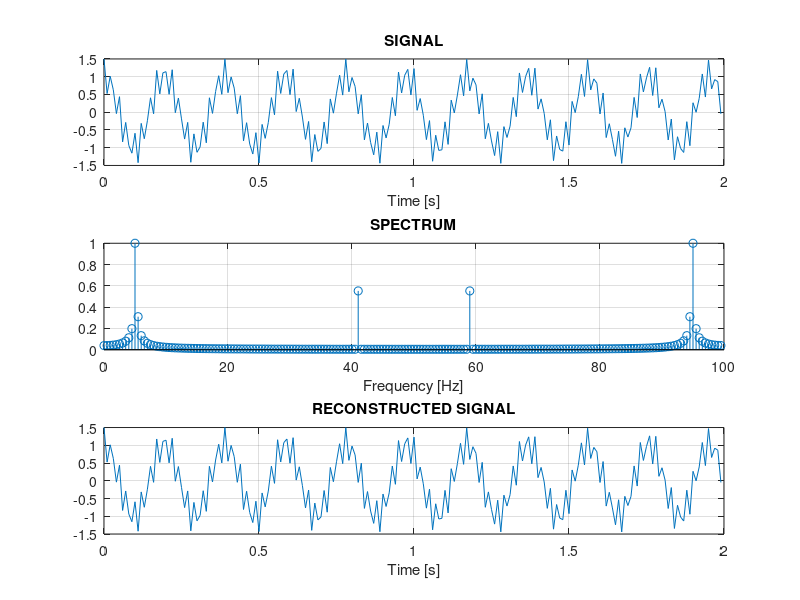

This chart was generated by the following MATLAB code:
% DFT
  N=200; n=[0:N-1]';
  fs=100; Ts=1/fs;
  f1=5.12; f2=41;
  x=cos(2*pi*f1*n*Ts)+0.5*cos(2*pi*f2*n*Ts);
  figure(5)
    subplot(3,1,1)
      plot(n*Ts,x); grid on
      title('SIGNAL'); xlabel('Time [s]')
    subplot(3,1,2)   
      X=fft(x); k=[0:N-1]'; f=k/N*fs;
      stem(f,abs(X)/max(abs(X)))
      grid on;
      title('SPECTRUM'); xlabel('Frequency [Hz]')
      S1=sum(x.^2)
      S2=sum(abs(X).^2)/N
   subplot(3,1,3)  
      xx=ifft(X);
      plot(n*Ts,xx); grid on
      title('RECONSTRUCTED SIGNAL'); xlabel('Time [s]')